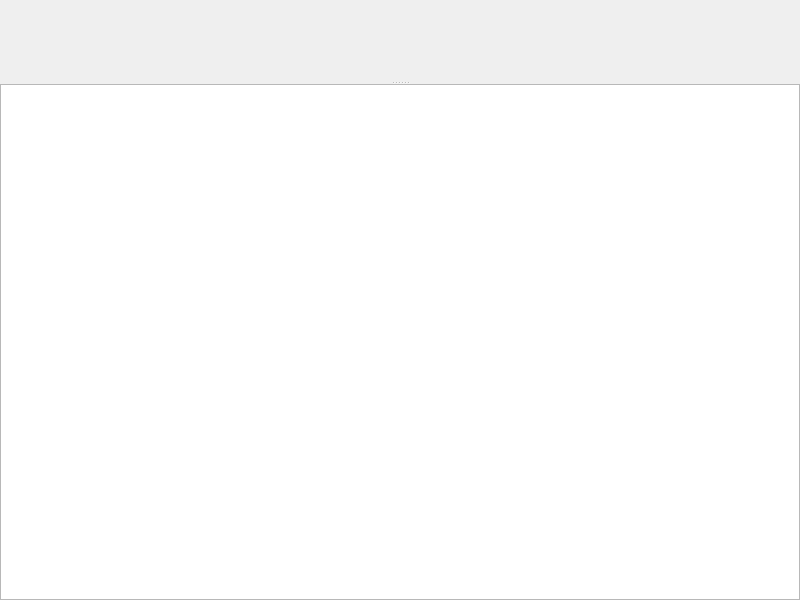
<?xml version="1.0" encoding="UTF-8"?>
<ui version="4.0">
 <class>MainWindow</class>
 <widget class="QMainWindow" name="MainWindow">
  <property name="geometry">
   <rect>
    <x>0</x>
    <y>0</y>
    <width>800</width>
    <height>600</height>
   </rect>
  </property>
  <property name="windowTitle">
   <string>Shader Playground</string>
  </property>
  <widget class="QWidget" name="centralwidget">
   <layout class="QVBoxLayout" name="verticalLayout">
    <property name="spacing">
     <number>0</number>
    </property>
    <property name="leftMargin">
     <number>0</number>
    </property>
    <property name="topMargin">
     <number>0</number>
    </property>
    <property name="rightMargin">
     <number>0</number>
    </property>
    <property name="bottomMargin">
     <number>0</number>
    </property>
    <item>
     <widget class="QSplitter" name="mainSplitter">
      <property name="orientation">
       <enum>Qt::Vertical</enum>
      </property>
      <property name="handleWidth">
       <number>3</number>
      </property>
      <widget class="QWidget" name="shaderWidgetsHost" native="true"/>
      <widget class="QPlainTextEdit" name="output">
       <property name="readOnly">
        <bool>true</bool>
       </property>
      </widget>
     </widget>
    </item>
   </layout>
  </widget>
  <widget class="QMenuBar" name="menubar">
   <property name="geometry">
    <rect>
     <x>0</x>
     <y>0</y>
     <width>800</width>
     <height>21</height>
    </rect>
   </property>
  </widget>
 </widget>
 <resources/>
 <connections/>
</ui>
